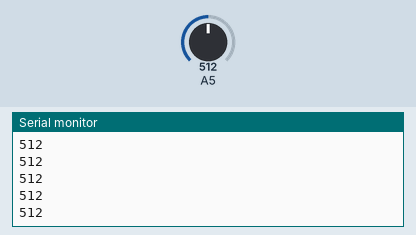
Recording of a sketch running on a simulated Arduino Uno, built with avr-gcc and run on an emulated ATmega328P. Shown: the last lines printed to the serial monitor. Inputs (shaded band) come from the test bench; at power-on: A5 = 512.

Above: at 1.2 s.
1.3 s: A5 set to 716
At 1.32 s:
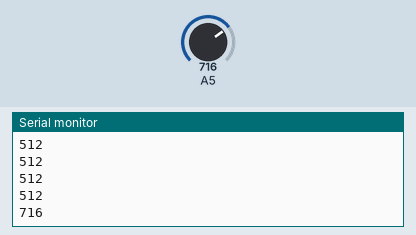
2.8 s: A5 set to 900
At 2.83 s:
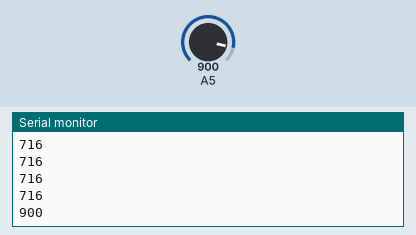
Timing chart, 0 to 5.8 s (numbered marks = the images above; inputs shaded):
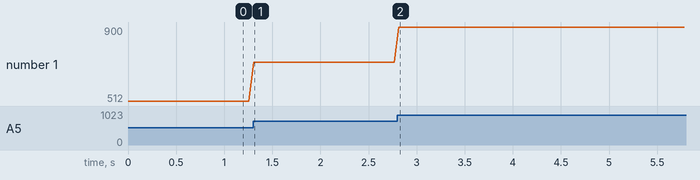

The sketch:

exerc_ardu_sensor_luminosidade.ino
```cpp
void setup(){
  Serial.begin(9600);
  pinMode(A5, INPUT);
}
void loop(){
  Serial.println(analogRead(A5));
  delay(50);
}
```

Measured:
- after the input at 1.3 s, the serial monitor: prints a new line at once (image 1)
- after the input at 2.8 s, the serial monitor: prints a new line at once (image 2)
- plotted number 1: 512 → 716 after the input at 1.3 s, 716 → 900 after the input at 2.8 s
